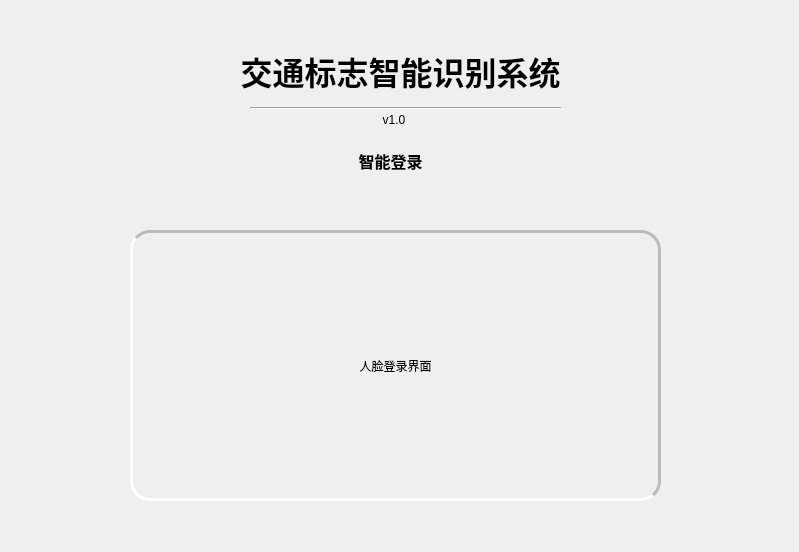
<?xml version="1.0" encoding="UTF-8"?>
<ui version="4.0">
 <class>Login</class>
 <widget class="QDialog" name="Login">
  <property name="geometry">
   <rect>
    <x>0</x>
    <y>0</y>
    <width>799</width>
    <height>552</height>
   </rect>
  </property>
  <property name="windowTitle">
   <string>XXXX智能系统 - 系统智能登录 </string>
  </property>
  <property name="styleSheet">
   <string notr="true">QLabel#lbl_face_video{
	border-top-color:#BBBBBB;
	border-right-color:#BBBBBB;
	border-bottom-color:#FFFFFF;
	border-left-color:#FFFFFF;
	border-style:solid;
	border-width: 3px;
	border-radius:20px;
}</string>
  </property>
  <widget class="QLabel" name="lbl_title">
   <property name="geometry">
    <rect>
     <x>220</x>
     <y>30</y>
     <width>361</width>
     <height>81</height>
    </rect>
   </property>
   <property name="font">
    <font>
     <family>Microsoft YaHei</family>
     <pointsize>24</pointsize>
     <weight>75</weight>
     <bold>true</bold>
    </font>
   </property>
   <property name="text">
    <string>交通标志智能识别系统</string>
   </property>
   <property name="alignment">
    <set>Qt::AlignCenter</set>
   </property>
  </widget>
  <widget class="QLabel" name="lbl_version">
   <property name="geometry">
    <rect>
     <x>360</x>
     <y>110</y>
     <width>68</width>
     <height>20</height>
    </rect>
   </property>
   <property name="text">
    <string>v1.0</string>
   </property>
   <property name="alignment">
    <set>Qt::AlignCenter</set>
   </property>
  </widget>
  <widget class="QLabel" name="lbl_subtitle">
   <property name="geometry">
    <rect>
     <x>320</x>
     <y>150</y>
     <width>141</width>
     <height>21</height>
    </rect>
   </property>
   <property name="font">
    <font>
     <family>微软雅黑</family>
     <pointsize>12</pointsize>
     <weight>75</weight>
     <bold>true</bold>
    </font>
   </property>
   <property name="text">
    <string>智能登录</string>
   </property>
   <property name="alignment">
    <set>Qt::AlignCenter</set>
   </property>
  </widget>
  <widget class="Line" name="line">
   <property name="geometry">
    <rect>
     <x>250</x>
     <y>100</y>
     <width>311</width>
     <height>16</height>
    </rect>
   </property>
   <property name="orientation">
    <enum>Qt::Horizontal</enum>
   </property>
  </widget>
  <widget class="QLabel" name="lbl_face_video">
   <property name="geometry">
    <rect>
     <x>130</x>
     <y>230</y>
     <width>531</width>
     <height>271</height>
    </rect>
   </property>
   <property name="frameShape">
    <enum>QFrame::Panel</enum>
   </property>
   <property name="frameShadow">
    <enum>QFrame::Raised</enum>
   </property>
   <property name="text">
    <string>人脸登录界面</string>
   </property>
   <property name="alignment">
    <set>Qt::AlignCenter</set>
   </property>
  </widget>
 </widget>
 <resources/>
 <connections/>
</ui>
